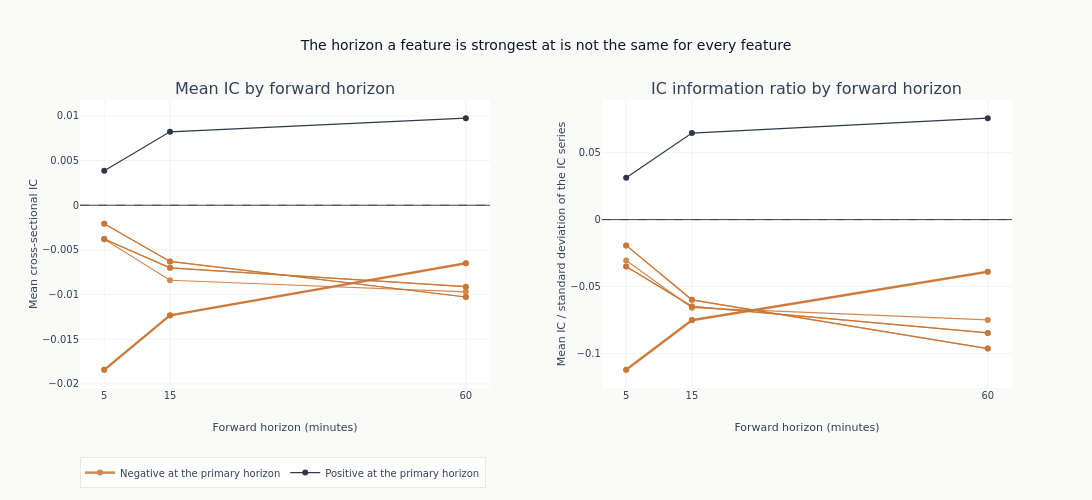

The notebook cell this image was saved under:
### Code cell
fig = make_subplots(
    rows=1,
    cols=2,
    subplot_titles=(
        "Mean IC by forward horizon",
        "IC information ratio by forward horizon",
    ),
    horizontal_spacing=0.12,
)
shown_direction = set()
for feature in leaders:
    profile = horizon_ic.filter(pl.col("feature") == feature).sort("horizon")
    at_primary = profile.filter(pl.col("horizon") == LABEL_HORIZON)["ic_mean"]
    if not len(at_primary):
        continue
    positive = float(at_primary[0]) > 0
    group = "Positive at the primary horizon" if positive else "Negative at the primary horizon"
    style = {
        "color": COLORS["blue"] if positive else COLORS["copper"],
        "width": 2.5 if feature == leader else 1.2,
    }
    for column, column_index in (("ic_mean", 1), ("icir", 2)):
        first = column_index == 1 and group not in shown_direction
        _ = fig.add_trace(
            go.Scatter(
                x=profile["horizon"],
                y=profile[column],
                mode="lines+markers",
                line=style,
                opacity=0.85,
                name=group,
                legendgroup=group,
                showlegend=first,
                hovertext=feature,
            ),
            row=1,
            col=column_index,
        )
    shown_direction.add(group)
_ = fig.add_hline(y=0, line={"color": COLORS["neutral"], "width": 0.8, "dash": "dash"})
fig.update_layout(
    title="The horizon a feature is strongest at is not the same for every feature",
    height=500,
    width=1120,
    legend={"orientation": "h", "y": -0.24},
)
for column_index in (1, 2):
    fig.update_xaxes(
        title_text="Forward horizon (minutes)",
        tickmode="array",
        tickvals=sorted(LABEL_HORIZONS.values()),
        row=1,
        col=column_index,
    )
fig.update_yaxes(title_text="Mean cross-sectional IC", row=1, col=1)
fig.update_yaxes(title_text="Mean IC / standard deviation of the IC series", row=1, col=2)
show_plotly_with_alt(
    fig,
    "Two panels across forward horizons of five, fifteen and sixty minutes: the mean cross-sectional information coefficient of each feature, and that mean divided by the standard deviation of its IC series.",
)

### Figure 1 — Plotly figure (JSON) as saved in the notebook; plotly's stock layout.template omitted (floating-point values rounded to 4 significant figures)
{"data": [{"hovertext": "r1m", "legendgroup": "Negative at the primary horizon", "line": {"color": "#C87533", "width": 2.5}, "mode": "lines+markers", "name": "Negative at the primary horizon", "opacity": 0.85, "showlegend": true, "type": "scatter", "x": [5, 15, 60], "xaxis": "x", "y": [-0.01842, -0.01233, -0.006484], "yaxis": "y"}, {"hovertext": "r1m", "legendgroup": "Negative at the primary horizon", "line": {"color": "#C87533", "width": 2.5}, "mode": "lines+markers", "name": "Negative at the primary horizon", "opacity": 0.85, "showlegend": false, "type": "scatter", "x": [5, 15, 60], "xaxis": "x2", "y": [-0.1122, -0.07511, -0.0389], "yaxis": "y2"}, {"hovertext": "r1m_xs", "legendgroup": "Negative at the primary horizon", "line": {"color": "#C87533", "width": 1.2}, "mode": "lines+markers", "name": "Negative at the primary horizon", "opacity": 0.85, "showlegend": false, "type": "scatter", "x": [5, 15, 60], "xaxis": "x", "y": [-0.01841, -0.01232, -0.006489], "yaxis": "y"}, {"hovertext": "r1m_xs", "legendgroup": "Negative at the primary horizon", "line": {"color": "#C87533", "width": 1.2}, "mode": "lines+markers", "name": "Negative at the primary horizon", "opacity": 0.85, "showlegend": false, "type": "scatter", "x": [5, 15, 60], "xaxis": "x2", "y": [-0.1122, -0.07508, -0.03893], "yaxis": "y2"}, {"hovertext": "sig2_ret_trd", "legendgroup": "Negative at the primary horizon", "line": {"color": "#C87533", "width": 1.2}, "mode": "lines+markers", "name": "Negative at the primary horizon", "opacity": 0.85, "showlegend": false, "type": "scatter", "x": [5, 15, 60], "xaxis": "x", "y": [-0.003808, -0.008393, -0.009686], "yaxis": "y"}, {"hovertext": "sig2_ret_trd", "legendgroup": "Negative at the primary horizon", "line": {"color": "#C87533", "width": 1.2}, "mode": "lines+markers", "name": "Negative at the primary horizon", "opacity": 0.85, "showlegend": false, "type": "scatter", "x": [5, 15, 60], "xaxis": "x2", "y": [-0.03054, -0.06581, -0.07491], "yaxis": "y2"}, {"hovertext": "sig2_trd_ret", "legendgroup": "Positive at the primary horizon", "line": {"color": "#0a1628", "width": 1.2}, "mode": "lines+markers", "name": "Positive at the primary horizon", "opacity": 0.85, "showlegend": true, "type": "scatter", "x": [5, 15, 60], "xaxis": "x", "y": [0.003868, 0.008213, 0.009746], "yaxis": "y"}, {"hovertext": "sig2_trd_ret", "legendgroup": "Positive at the primary horizon", "line": {"color": "#0a1628", "width": 1.2}, "mode": "lines+markers", "name": "Positive at the primary horizon", "opacity": 0.85, "showlegend": false, "type": "scatter", "x": [5, 15, 60], "xaxis": "x2", "y": [0.03119, 0.06464, 0.07579], "yaxis": "y2"}, {"hovertext": "signed_vol_share_60m", "legendgroup": "Negative at the primary horizon", "line": {"color": "#C87533", "width": 1.2}, "mode": "lines+markers", "name": "Negative at the primary horizon", "opacity": 0.85, "showlegend": false, "type": "scatter", "x": [5, 15, 60], "xaxis": "x", "y": [-0.003776, -0.007004, -0.009113], "yaxis": "y"}, {"hovertext": "signed_vol_share_60m", "legendgroup": "Negative at the primary horizon", "line": {"color": "#C87533", "width": 1.2}, "mode": "lines+markers", "name": "Negative at the primary horizon", "opacity": 0.85, "showlegend": false, "type": "scatter", "x": [5, 15, 60], "xaxis": "x2", "y": [-0.0351, -0.06482, -0.08466], "yaxis": "y2"}, {"hovertext": "signed_vol_share_60m_xs", "legendgroup": "Negative at the primary horizon", "line": {"color": "#C87533", "width": 1.2}, "mode": "lines+markers", "name": "Negative at the primary horizon", "opacity": 0.85, "showlegend": false, "type": "scatter", "x": [5, 15, 60], "xaxis": "x", "y": [-0.003776, -0.007004, -0.009113], "yaxis": "y"}, {"hovertext": "signed_vol_share_60m_xs", "legendgroup": "Negative at the primary horizon", "line": {"color": "#C87533", "width": 1.2}, "mode": "lines+markers", "name": "Negative at the primary horizon", "opacity": 0.85, "showlegend": false, "type": "scatter", "x": [5, 15, 60], "xaxis": "x2", "y": [-0.0351, -0.06482, -0.08466], "yaxis": "y2"}, {"hovertext": "signed_vol_share_15m", "legendgroup": "Negative at the primary horizon", "line": {"color": "#C87533", "width": 1.2}, "mode": "lines+markers", "name": "Negative at the primary horizon", "opacity": 0.85, "showlegend": false, "type": "scatter", "x": [5, 15, 60], "xaxis": "x", "y": [-0.00207, -0.006292, -0.01027], "yaxis": "y"}, {"hovertext": "signed_vol_share_15m", "legendgroup": "Negative at the primary horizon", "line": {"color": "#C87533", "width": 1.2}, "mode": "lines+markers", "name": "Negative at the primary horizon", "opacity": 0.85, "showlegend": false, "type": "scatter", "x": [5, 15, 60], "xaxis": "x2", "y": [-0.01927, -0.05991, -0.09637], "yaxis": "y2"}, {"hovertext": "signed_vol_share_15m_xs", "legendgroup": "Negative at the primary horizon", "line": {"color": "#C87533", "width": 1.2}, "mode": "lines+markers", "name": "Negative at the primary horizon", "opacity": 0.85, "showlegend": false, "type": "scatter", "x": [5, 15, 60], "xaxis": "x", "y": [-0.00207, -0.006292, -0.01027], "yaxis": "y"}, {"hovertext": "signed_vol_share_15m_xs", "legendgroup": "Negative at the primary horizon", "line": {"color": "#C87533", "width": 1.2}, "mode": "lines+markers", "name": "Negative at the primary horizon", "opacity": 0.85, "showlegend": false, "type": "scatter", "x": [5, 15, 60], "xaxis": "x2", "y": [-0.01927, -0.05991, -0.09637], "yaxis": "y2"}], "layout": {"annotations": [{"font": {"size": 16}, "showarrow": false, "text": "Mean IC by forward horizon", "x": 0.22, "xanchor": "center", "xref": "paper", "y": 1.0, "yanchor": "bottom", "yref": "paper"}, {"font": {"size": 16}, "showarrow": false, "text": "IC information ratio by forward horizon", "x": 0.78, "xanchor": "center", "xref": "paper", "y": 1.0, "yanchor": "bottom", "yref": "paper"}], "height": 500, "legend": {"orientation": "h", "y": -0.24}, "shapes": [{"line": {"color": "#334155", "dash": "dash", "width": 0.8}, "type": "line", "x0": 0, "x1": 1, "xref": "x domain", "y0": 0, "y1": 0, "yref": "y"}, {"line": {"color": "#334155", "dash": "dash", "width": 0.8}, "type": "line", "x0": 0, "x1": 1, "xref": "x2 domain", "y0": 0, "y1": 0, "yref": "y2"}], "title": {"text": "The horizon a feature is strongest at is not the same for every feature"}, "width": 1120, "xaxis": {"anchor": "y", "domain": [0.0, 0.44], "tickmode": "array", "tickvals": [5, 15, 60], "title": {"text": "Forward horizon (minutes)"}}, "xaxis2": {"anchor": "y2", "domain": [0.56, 1.0], "tickmode": "array", "tickvals": [5, 15, 60], "title": {"text": "Forward horizon (minutes)"}}, "yaxis": {"anchor": "x", "domain": [0.0, 1.0], "title": {"text": "Mean cross-sectional IC"}}, "yaxis2": {"anchor": "x2", "domain": [0.0, 1.0], "title": {"text": "Mean IC / standard deviation of the IC series"}}}}
